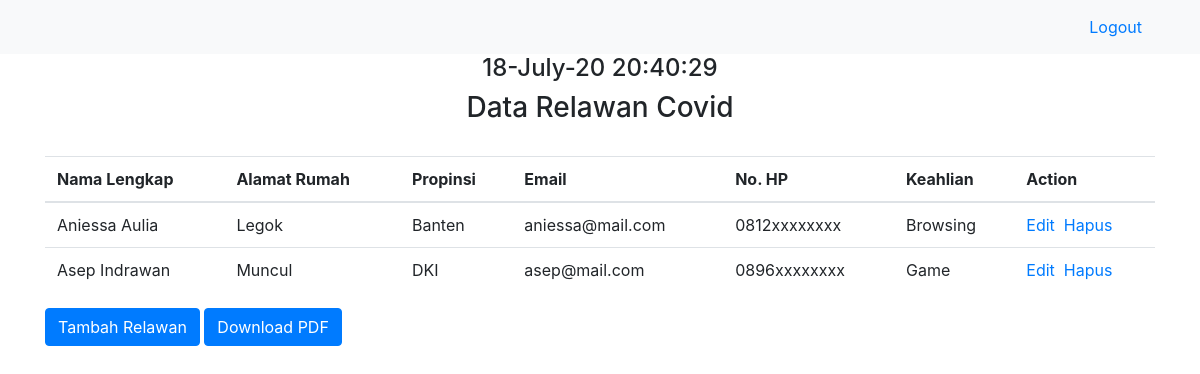
Page /dashboard.php on the committed database.
### tables this page shows
CREATE TABLE `relawan` (
  `id` int(11) NOT NULL,
  `fullname` varchar(255) NOT NULL,
  `address` varchar(255) NOT NULL,
  `province` varchar(255) NOT NULL,
  `email` varchar(255) NOT NULL,
  `no_handphone` varchar(255) NOT NULL,
  `skills` varchar(255) NOT NULL
);

### dashboard.php (the view, shortened to what this page needs)
<?php
    include 'connection.php';
?>
<html lang="en">
<head>
    <link rel="stylesheet" href="assets/css/bootstrap.min.css" />
     <link rel="stylesheet" href="styles.css" />
</head>
<?php
        include 'header.php'
    ?>
<body>
    <div class="container">
        <div>
        <div class="text-center">
        <h4>
        <?php $dt = new DateTime('now', new DateTimezone('Asia/Jakarta')); ?>
		<?php echo $dt->format("d-F-y H:i:s"); ?> <br>
        </h4>
        <h3>Data Relawan Covid</h3> <br>
         </div>
    <table class="table">
        <thead>
            <tr>
            <th scope="col">Nama Lengkap</th>
            <th scope="col">Alamat Rumah</th>
            <th scope="col">Propinsi</th>
            <th scope="col">Email</th>
            <th scope="col">No. HP</th>
            <th scope="col">Keahlian</th>
            <th scope="col">Action</th>
            </tr>
        </thead>
        <tbody>
            <?php
            $query = "select * from relawan ORDER by id DESC";
            if ($data = $db->query($query)) {
                while ($row = $data->fetch_assoc()) {
                $id = $row['id'];
                $fullname = $row['fullname'];
                $address = $row['address'];
                $province = $row['province'];
                $email = $row['email'];
                $no_handphone = $row['no_handphone'];
                $skills = $row['skills'];
                echo "<tr>
                <td>$fullname</td>
                <td>$address</td>
                <td>$province</td>
                <td>$email</td>
                <td>$no_handphone</td>
                <td>$skills</td>
                <td><a
                href=\"edit.php?id_relawan=$id\">Edit</a>
                &nbsp;<a
                href=\"delete.php?id_relawan=$id\">Hapus</a></td></tr>";
             }
              }
           ?>
        </tbody>
            </table>
         </div>
            <div class="text-left mt-3 mb-3">
            <a href="add_relawan.php" class="btn btn-primary">Tambah Relawan</a>
            <a href="generate_pdf.php" class="btn btn-primary">Download PDF</a>
         </div>
        </div>
</body>
</html>

### header.php (shortened to what this page needs)
<nav class="navbar navbar-light bg-light justify-content-between">
  <div class="container">
  <a class="btn my-2 my-sm-0" href="delete_session.php" type="submit">Logout</a>
  </div>
</nav>

### styles.css (style rules this page uses)
:root { --input-padding-x: 1.5rem; --input-padding-y: 0.75rem; }
body { background: rgb(255, 255, 255); font-family: "Quicksand", Verdana, !important; }

### rows in the picture
relawan: fullname "Aniessa Aulia", address "Legok", province "Banten", email "aniessa@mail.com", no_handphone "0812xxxxxxxx", skills "Browsing"
relawan: fullname "Asep Indrawan", address "Muncul", province "DKI", email "asep@mail.com", no_handphone "0896xxxxxxxx", skills "Game"

### other values in the picture
$dt->format("d-F-y H:i:s") "18-July-20 20:40:29"
